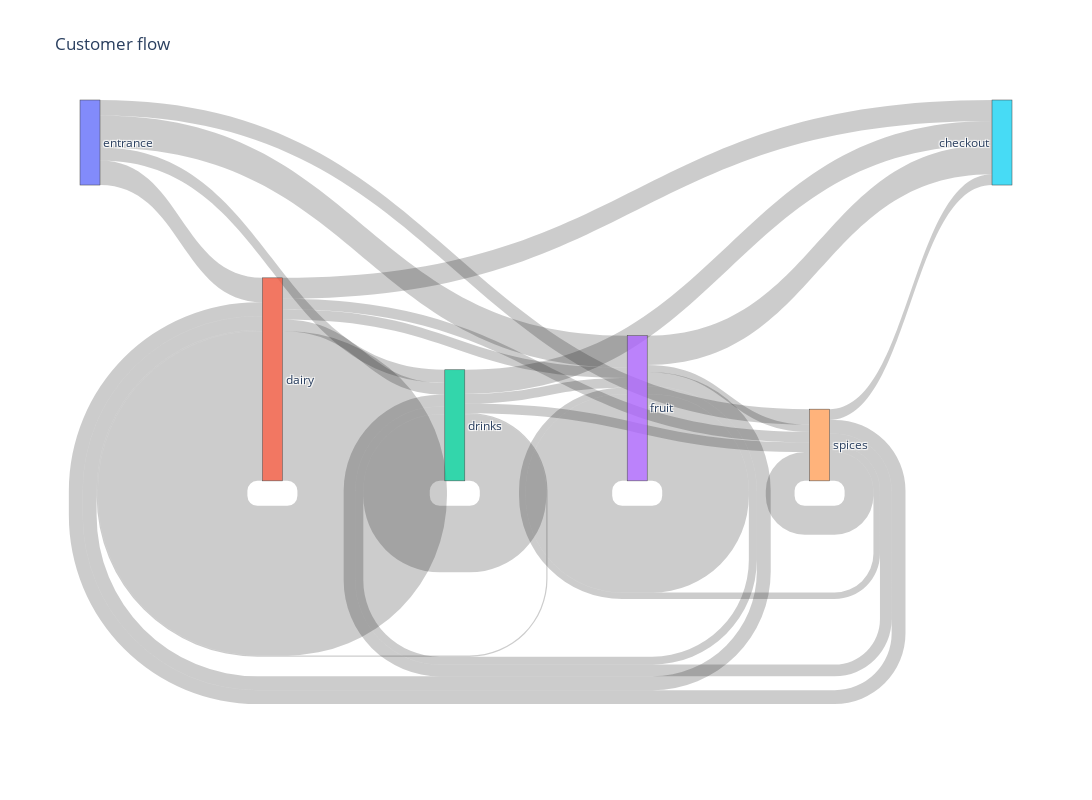

Notebook source saved alongside this figure:
### Markdown cell above
### Plot sankey diagram

### Code cell
fig = go.Figure(
    go.Sankey(
        node=dict(
            label=list(mapping.keys()),
        ),
        link=dict(
            source=df1["source"],
            target=df1["target"],
            value=df1["value"],
        ),
    )
)

fig.update_layout(title_text="Customer flow", width=1200, height=800)
fig.show()

### Figure 1 — Plotly figure (JSON) as saved in the notebook; plotly's stock layout.template omitted (floating-point values rounded to 4 significant figures)
{"data": [{"link": {"source": [1, 2, 0, 3, 4, 1, 2, 0, 3, 4, 1, 2, 0, 3, 4, 1, 2, 0, 3, 4, 1, 2, 0, 3, 4], "target": [5, 5, 5, 5, 5, 1, 1, 1, 1, 1, 2, 2, 2, 2, 2, 3, 3, 3, 3, 3, 4, 4, 4, 4, 4], "value": [1839, 2098, 0, 2562, 946, 13095, 106, 2141, 1219, 1213, 1041, 5821, 1143, 697, 1024, 886, 855, 2810, 7586, 571, 913, 846, 1351, 644, 2524]}, "node": {"label": ["entrance", "dairy", "drinks", "fruit", "spices", "checkout"]}, "type": "sankey"}], "layout": {"height": 800, "title": {"text": "Customer flow"}, "width": 1200}}
